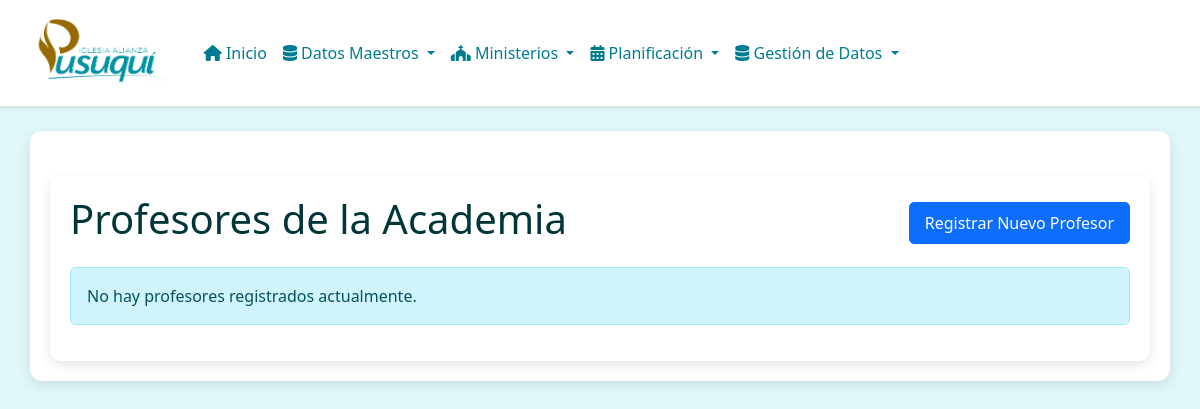
Page /academia/teachers/ on the earlier database version.
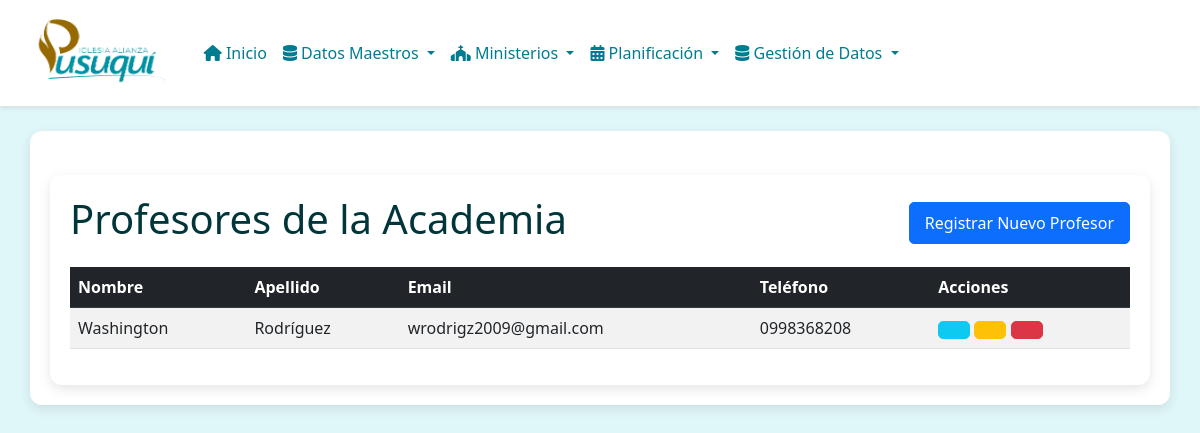
Same page on the later database version.
### academia/models.py (models this page shows, shortened)
class Teacher(models.Model):
    name = models.CharField(_("name"), max_length=128)
    surname = models.CharField(_("surname"), max_length=128)
    email = models.EmailField(_("email"), max_length=254, unique=True, null=True, blank=True)
    phone_number = models.CharField(_("phone number"), max_length=20, null=True, blank=True)
    class Meta:
        verbose_name = _("teacher")
        verbose_name_plural = _("teachers")
        ordering = ['surname', 'name']

### academia/views.py (the view)
# urls.py: path('teachers/', views.TeacherListView.as_view(), name='teacher-list'),
class TeacherListView(ListView):
    model = Teacher
    template_name = 'academia/teacher_list.html' # Especificamos la plantilla
    context_object_name = 'teachers' # Nombre del objeto en el contexto de la plantilla
    paginate_by = 10 # Opcional: para paginación
    def get_context_data(self, **kwargs):
        context = super().get_context_data(**kwargs)
        context['active_page'] = 'teachers'
        context['page_title'] = 'Listado de Profesores'
        return context

### academia/templates/academia/teacher_list.html (shortened to what this page needs)
{% extends "base.html" %}
{% load i18n %}
{% block body %}
<div class="container mt-4">
    <div class="d-flex justify-content-between align-items-center mb-3">
        <h1>{% trans "Profesores de la Academia" %}</h1>
        <a href="{% url 'academia:teacher-create' %}" class="btn btn-primary">{% trans "Registrar Nuevo Profesor" %}</a>
    </div>
    {% if teachers %}
        <div class="table-responsive">
            <table class="table table-striped table-hover">
                <thead class="table-dark">
                    <tr>
                        <th>{% trans "Nombre" %}</th>
                        <th>{% trans "Apellido" %}</th>
                        <th>{% trans "Email" %}</th>
                        <th>{% trans "Teléfono" %}</th>
                        <th>{% trans "Acciones" %}</th>
                    </tr>
                </thead>
                <tbody>
                    {% for teacher in teachers %}
                    <tr>
                        <td>{{ teacher.name }}</td>
                        <td>{{ teacher.surname }}</td>
                        <td>{{ teacher.email|default:"N/A" }}</td>
                        <td>{{ teacher.phone_number|default:"N/A" }}</td>
                        <td>
                            <a href="{% url 'academia:teacher-detail' teacher.pk %}" class="btn btn-info btn-sm" title="{% trans 'Ver Detalles' %}"></a>
                            <a href="{% url 'academia:teacher-update' teacher.pk %}" class="btn btn-warning btn-sm" title="{% trans 'Editar' %}"></a>
                            <a href="{% url 'academia:teacher-delete' teacher.pk %}" class="btn btn-danger btn-sm" title="{% trans 'Eliminar' %}"></a>
                        </td>
                    </tr>
                    {% endfor %}
                </tbody>
            </table>
        </div>
    {% else %}
        <div class="alert alert-info" role="alert">
            {% trans "No hay profesores registrados actualmente." %}
        </div>
    {% endif %}
</div>
{% endblock %}

### templates/base.html (shortened to what this page needs)
{% load static %}
<!DOCTYPE html>
<html lang="es">
  <head>
    <link
      rel="stylesheet"
      href="https://cdn.jsdelivr.net/npm/bootstrap@5.3.0/dist/css/bootstrap.min.css"
    />
    <link
      rel="stylesheet"
      href="https://cdnjs.cloudflare.com/ajax/libs/font-awesome/6.4.0/css/all.min.css"
    />
    <link rel="stylesheet" href="{% static 'css/style.css' %}" />
  </head>
  <body>
    <nav
      class="navbar navbar-expand-lg navbar-light bg-white border-bottom shadow-sm"
    >
      <div class="container-fluid">
        <a
          class="navbar-brand d-flex align-items-center"
          href="{% url 'home' %}"
        >
          <img
            src="{% static 'img/logo1.png' %}"
            alt="Logo Pusuqui"
            style="height: 80px; padding-left: 16px"
            class="me-2"
          />
        </a>
        <div class="collapse navbar-collapse" id="menuPrincipal">
          <ul class="navbar-nav me-auto mb-2 mb-lg-0">
            <li class="nav-item">
              <a class="nav-link" href="{% url 'pusukids:index' %}">
                <i class="fas fa-home"></i> Inicio
              </a>
            </li>
            <li class="nav-item dropdown">
              <a
                class="nav-link dropdown-toggle"
                href="#"
                id="dropdownDatosMaestros"
                role="button"
                data-bs-toggle="dropdown"
                aria-expanded="false"
              >
                <i class="fas fa-database"></i> Datos Maestros
              </a>
            </li>
            <li class="nav-item dropdown">
              <a
                class="nav-link dropdown-toggle"
                href="#"
                id="dropdownMinisterios"
                role="button"
                data-bs-toggle="dropdown"
                aria-expanded="false"
              >
                <i class="fas fa-church"></i> Ministerios
              </a>
            </li>
            <li class="nav-item dropdown">
              <a
                class="nav-link dropdown-toggle"
                href="#"
                id="dropdownPlanificacion"
                role="button"
                data-bs-toggle="dropdown"
                aria-expanded="false"
              >
                <i class="fas fa-calendar-alt"></i> Planificación
              </a>
            </li>
            <li class="nav-item dropdown">
              <a
                class="nav-link dropdown-toggle"
                href="#"
                id="dropdownGestionDatos"
                role="button"
                data-bs-toggle="dropdown"
                aria-expanded="false"
              >
                <i class="fas fa-database"></i> Gestión de Datos
              </a>
            </li>
          </ul>
        </div>
      </div>
    </nav>
    <div class="container mt-4">{% block body %} {% endblock %}</div>
  </body>
</html>

### static/css/style.css (style rules this page uses)
body { background-color: #e0f7fa; color: #00363a; }
.navbar { background-color: #ffffff !important; border-bottom: 2px solid #00acc1; }
.navbar .nav-link { color: #007c91 !important; font-weight: 500; }
.container { background-color: #ffffff; border-radius: 12px; padding: 20px; box-shadow: 0 4px 12px rgba(0, 0, 0, 0.1); }

### templates/base.html (style rules this page uses)
:root { --primary-color: #72cdd1; --secondary-color: #65a7d3; --accent-color: #d9d9d9; --light-bg: #f8f9fa; --border-radius: 8px; }
body { background-color: var(--light-bg); font-family: 'Segoe UI', Tahoma, Geneva, Verdana, sans-serif; }
.navbar { box-shadow: 0 2px 10px rgba(0,0,0,0.1); }
.navbar-brand img { transition: transform 0.3s ease; }
.nav-link { font-weight: 500; transition: all 0.3s ease; border-radius: 4px; }
.btn { border-radius: 5px; padding: 8px 15px; transition: all 0.3s ease; }

Differences in the rows shown:
added Teacher: name "Washington", surname "Rodríguez", email "wrodrigz2009@gmail.com", phone_number "0998368208"
Other differences:
text no longer shown: "No hay profesores registrados actualmente."
text now shown: "Nombre Apellido Email Teléfono Acciones"
